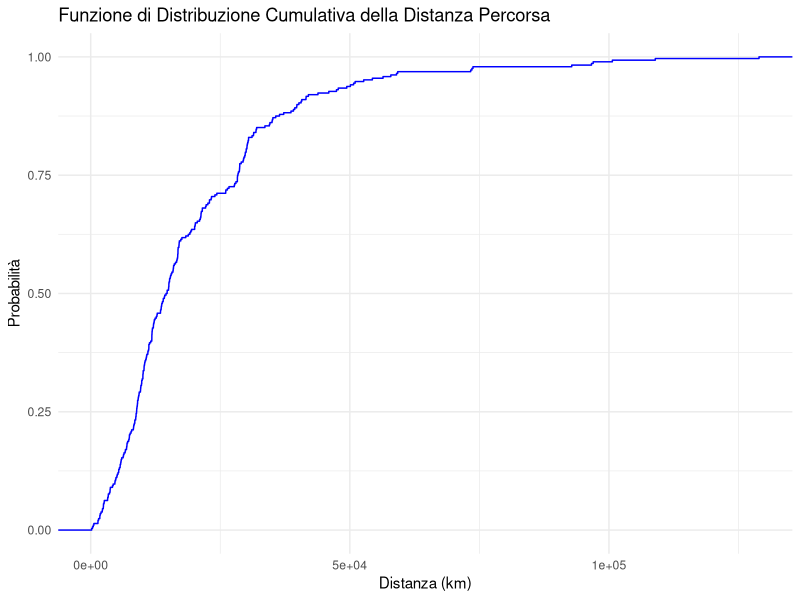
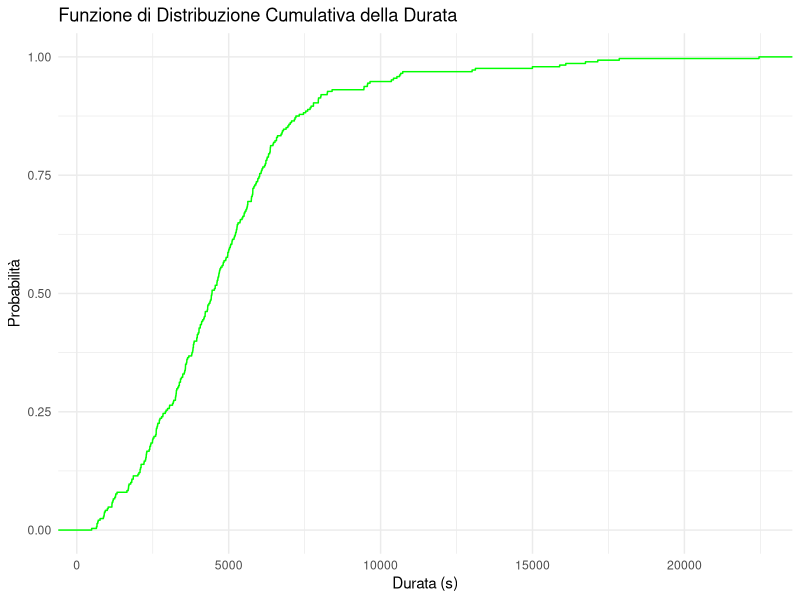
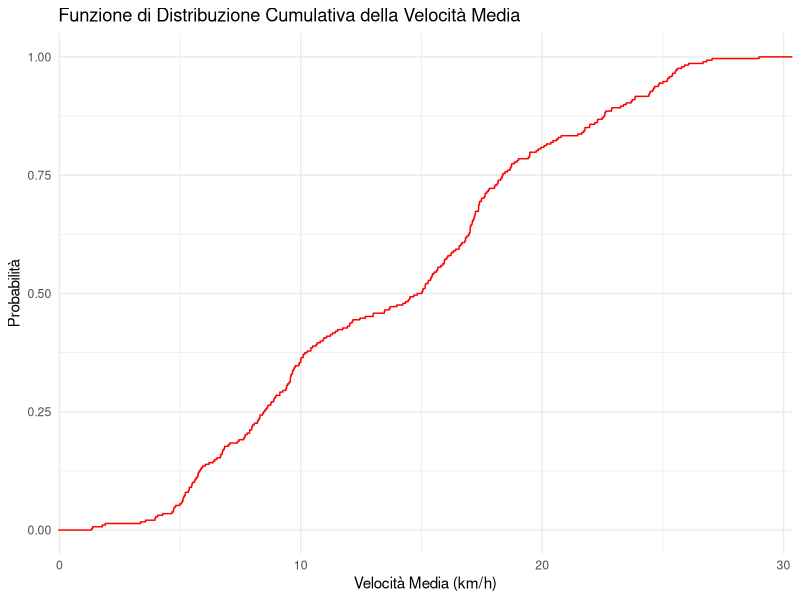
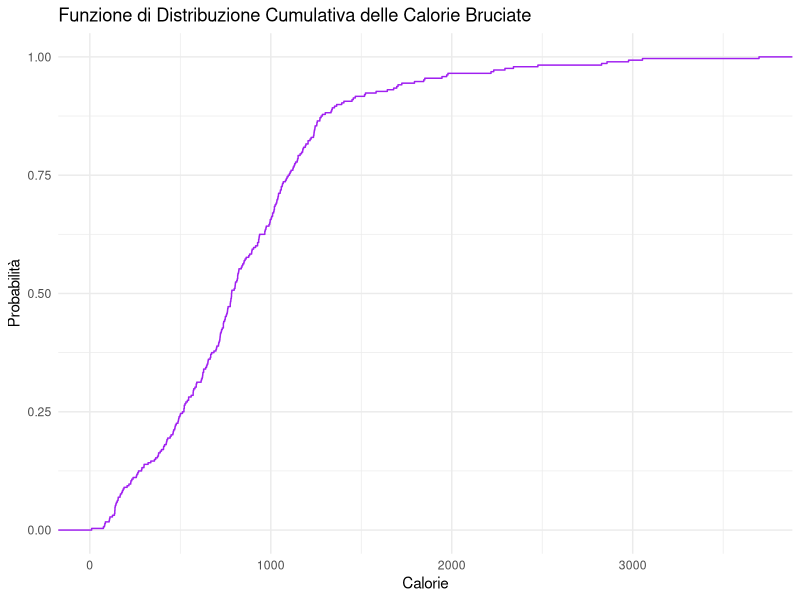
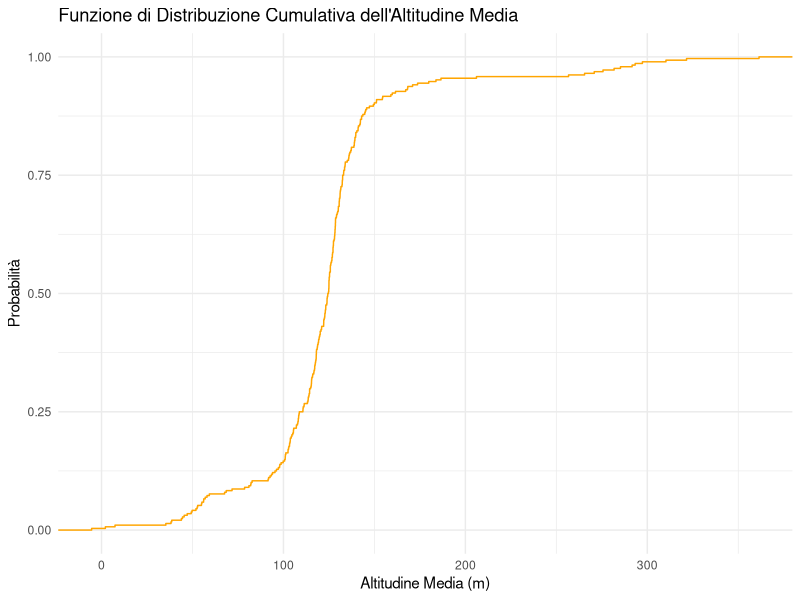
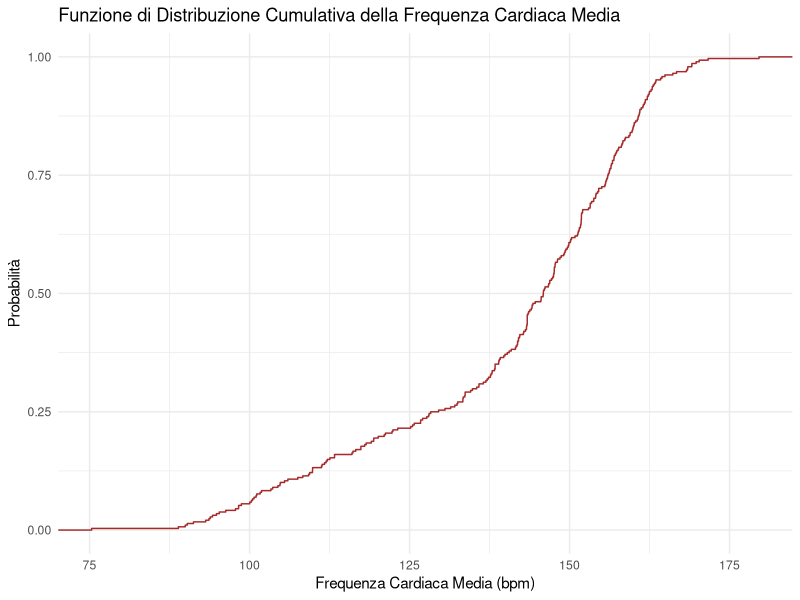

R code for these plots, in order:
# Caricare il dataset pulito dal file CSV
df <- read.csv("ACTIVITIESdata_cleaned.csv")

# funzione di distribuzione sul dataset 
if(!require(ggplot2)) 
  install.packages("ggplot2")
library(ggplot2)
# Calcolare la funzione di distribuzione cumulativa per la distanza percorsa
ggplot(df, aes(x = Distance)) +
  stat_ecdf(geom = "step", color = "blue") +
  labs(title = "Funzione di Distribuzione Cumulativa della Distanza Percorsa", x = "Distanza (km)", y = "Probabilità") +
  theme_minimal()

# Calcolare la funzione di distribuzione cumulativa per la durata
ggplot(df, aes(x = Duration)) +
  stat_ecdf(geom = "step", color = "green") +
  labs(title = "Funzione di Distribuzione Cumulativa della Durata", x = "Durata (s)", y = "Probabilità") +
  theme_minimal()

# Calcolare la funzione di distribuzione cumulativa per la velocità media
ggplot(df, aes(x = SpeedAvg)) +
  stat_ecdf(geom = "step", color = "red") +
  labs(title = "Funzione di Distribuzione Cumulativa della Velocità Media", x = "Velocità Media (km/h)", y = "Probabilità") +
  theme_minimal()

# calcolo della funzione di distribuzione cumulativa per le calorie bruciate
ggplot(df, aes(x = Calories)) +
  stat_ecdf(geom = "step", color = "purple") +
  labs(title = "Funzione di Distribuzione Cumulativa delle Calorie Bruciate", x = "Calorie", y = "Probabilità") +
  theme_minimal()

# calcolo della funzione di distribuzione cumulativa per l'altitudine
ggplot(df, aes(x = AltitudeAvg)) +
  stat_ecdf(geom = "step", color = "orange") +
  labs(title = "Funzione di Distribuzione Cumulativa dell'Altitudine Media", x = "Altitudine Media (m)", y = "Probabilità") +
  theme_minimal()

# calcolo della funzione di distribuzione cumulativa per la frequenza cardiaca media
ggplot(df, aes(x = HrAvg)) +
  stat_ecdf(geom = "step", color = "brown") +
  labs(title = "Funzione di Distribuzione Cumulativa della Frequenza Cardiaca Media", x = "Frequenza Cardiaca Media (bpm)", y = "Probabilità") +
  theme_minimal()


# slides 
#FDE_velocita <- ecdf(df$SpeedAvg)
#plot(FDE_velocita, main = "Funzione di Distribuzione Cumulativa della Velocità Media", xlab = "Velocità Media (km/h)", ylab = "Probabilità", col = "red", verticals = FALSE)

